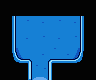

This game map was drawn from its Tiled (.tmx) file and the tilesets committed beside it. A one-line description and the full map source follow:
An orthogonal 6x5 tile map with 16x16 px tiles, 9 tile layers (Back, Back2, Back3, Buildings, ...).

<map version="1.10" tiledversion="1.11.0" orientation="orthogonal" renderorder="right-down" compressionlevel="0" width="6" height="5" tilewidth="16" tileheight="16" infinite="0" nextlayerid="21" nextobjectid="50">
 <properties>
  <property name="DayTiles" value="Front 7 20 1344 Front 13 20 1344 Front 18 20 1344 Front 24 20 1344 Front 29 20 1344 Front 35 20 1344 Front 40 20 1344 Front 46 20 1344 Front 51 20 1344 Front 57 20 1344" />
  <property name="Doors" value="10 21 1 120 10 29 1 120 21 21 1 120 21 29 1 120 32 21 1 120 32 29 1 120 43 21 1 120 43 29 1 120 54 21 1 120 54 29 1 120" />
  <property name="Light" value="7 20 4 13 20 4 18 20 4 24 20 4 29 20 4 35 20 4 40 20 4 46 20 4 51 20 4 57 20 4" />
  <property name="NPCWarp" value="2 28 FRL_NPCApt_Lobby 2 22 3 28 FRL_NPCApt_Lobby 3 22 61 28 FRL_NPCApt_Lobby 61 22 62 28 FRL_NPCApt_Lobby 62 22" />
  <property name="NightTiles" value="Front 7 20 1345 Front 13 20 1345 Front 18 20 1345 Front 24 20 1345 Front 29 20 1345 Front 35 20 1345 Front 40 20 1345 Front 46 20 1345 Front 51 20 1345 Front 57 20 1345" />
  <property name="Warp" value="2 20 FRL_NPCApt_Floor2 2 26 3 20 FRL_NPCApt_Floor2 3 26 61 20 FRL_NPCApt_Floor2 61 26 62 20 FRL_NPCApt_Floor2 62 26 2 28 FRL_NPCApt_Floor1 2 22 3 28 FRL_NPCApt_Floor1 3 22 61 28 FRL_NPCApt_Floor1 61 22 62 28 FRL_NPCApt_Floor1 62 22" />
 </properties>
 <tileset firstgid="1" name="z_L0veRaven_Tent" tilewidth="16" tileheight="16" tilecount="1975" columns="25">
  <image source="z_L0veRaven_Tent.png" width="400" height="1264" />
 </tileset>
 <layer id="1" name="Back" width="6" height="5">
  <data encoding="csv">
89,114,89,114,89,114,
114,89,114,89,114,89,
89,114,89,114,89,114,
114,89,114,89,114,89,
89,114,89,114,89,114
</data>
 </layer>
 <layer id="2" name="Back2" width="6" height="5">
  <properties>
   <property name="Draw" value="Back" />
  </properties>
  <data encoding="csv">
0,0,0,0,0,0,
0,0,0,0,0,0,
0,0,0,0,0,0,
0,0,0,0,0,0,
0,0,0,0,0,0
</data>
 </layer>
 <layer id="16" name="Back3" width="6" height="5">
  <properties>
   <property name="Draw" value="Back" />
  </properties>
  <data encoding="csv">
0,0,0,0,0,0,
0,0,0,0,0,0,
0,0,0,0,0,0,
0,0,0,0,0,0,
0,0,0,0,0,0
</data>
 </layer>
 <layer id="3" name="Buildings" width="6" height="5">
  <data encoding="csv">
12,12,12,12,12,12,
87,0,0,0,0,92,
87,0,0,0,0,92,
112,113,0,115,116,117,
12,138,139,140,12,12
</data>
 </layer>
 <layer id="4" name="Front" width="6" height="5">
  <data encoding="csv">
0,0,0,0,0,0,
0,0,0,0,0,0,
0,0,0,0,0,0,
0,0,0,0,0,0,
0,0,0,0,0,0
</data>
 </layer>
 <layer id="5" name="Front2" width="6" height="5">
  <properties>
   <property name="Draw" value="Front" />
  </properties>
  <data encoding="csv">
0,0,0,0,0,0,
0,0,0,0,0,0,
0,0,0,0,0,0,
0,0,0,0,0,0,
0,0,0,0,0,0
</data>
 </layer>
 <layer id="6" name="Front3" width="6" height="5">
  <properties>
   <property name="Draw" value="Front" />
  </properties>
  <data encoding="csv">
0,0,0,0,0,0,
0,0,0,0,0,0,
0,0,0,0,0,0,
0,0,0,0,0,0,
0,0,0,0,0,0
</data>
 </layer>
 <layer id="15" name="AlwaysFront" width="6" height="5">
  <data encoding="csv">
0,0,0,0,0,0,
0,0,0,0,0,0,
0,0,0,0,0,0,
0,0,0,0,0,0,
0,0,0,0,0,0
</data>
 </layer>
 <layer id="7" name="Paths" width="6" height="5">
  <data encoding="csv">
0,0,0,0,0,0,
0,0,0,0,0,0,
0,0,0,0,0,0,
0,0,0,0,0,0,
0,0,0,0,0,0
</data>
 </layer>
 <objectgroup id="8" name="Back" />
 <objectgroup id="9" name="Back2" />
 <objectgroup id="17" name="Back3" />
 <objectgroup id="10" name="Buildings" />
 <objectgroup id="11" name="Front" />
 <objectgroup id="12" name="Front2" />
 <objectgroup id="13" name="Front3" />
 <objectgroup id="14" name="Paths" />
</map>